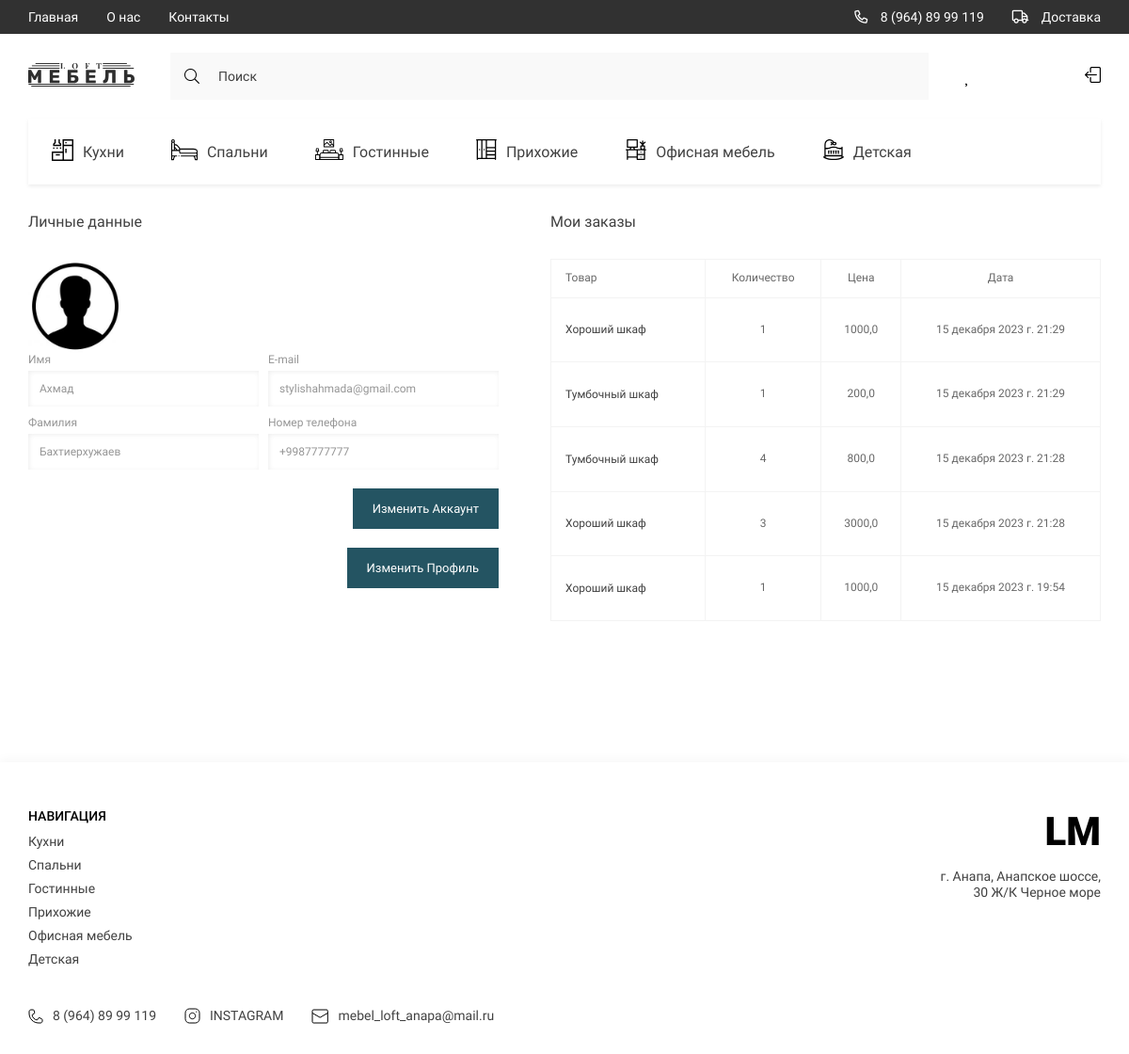
Screenshot of /profile/1 (signed in) with the database file from the repository.
### store/models.py (models this page shows, shortened)
class Category(models.Model):
    title = models.CharField(max_length=150, verbose_name='Название категории')
    slug = models.SlugField(unique=True, null=True)
    parent = models.ForeignKey('self', on_delete=models.CASCADE, null=True, blank=True, verbose_name='Категория',
                               related_name='subcategories')
    icon = models.FileField(upload_to='categories/', default='Нет фото', verbose_name='Изображение категорий')
    def get_absolute_url(self):
        return reverse('category_page', kwargs={'slug': self.slug})
    def get_image_category(self):
        if self.icon:
            return self.icon.url
        else:
            return ''
    class Meta:
        verbose_name = 'Категория'
        verbose_name_plural = 'Категории'

class Profile(models.Model):
    user = models.OneToOneField(User, on_delete=models.CASCADE)
    photo = models.ImageField(upload_to='profiles/', blank=True, null=True)
    phone_number = models.CharField(max_length=30, blank=True, null=True)
    def get_photo(self):
        try:
            return self.photo.url
        except:
            return ''
    class Meta:
        verbose_name = 'Профиль'
        verbose_name_plural = 'Профили'

class SaveOrderProducts(models.Model):
    order = models.ForeignKey(SaveOrder, on_delete=models.CASCADE, null=True, related_name='products')
    product = models.CharField(max_length=300, verbose_name='Продукт')
    quantity = models.IntegerField(default=0, verbose_name='Количество')
    product_price = models.FloatField(verbose_name='Цена продукта')
    final_price = models.FloatField(verbose_name='На сумму')
    added_at = models.DateTimeField(auto_now_add=True, verbose_name='Дата покупки')
    photo = models.ImageField(upload_to='images/', verbose_name='Фото товара')
    class Meta:
        verbose_name = 'История заказанного товара'
        verbose_name_plural = 'Истории заказаннфх товаров'

### store/views.py (the view)
# urls.py: path('profile/<int:pk>', profile_view, name='profile'),
def profile_view(request, pk):
    if request.user.is_authenticated:
        profile = Profile.objects.get(user_id=pk)
        user_orders = SaveOrderProducts.objects.filter(order__customer=request.user.customer).order_by('-added_at')[:5]
        context = {
            'title': f'Профиль пользователя : {profile.user.username}',
            'profile': profile,
            'user_orders':user_orders
        }
        return render(request, 'store/profile.html', context)
    else:
        return redirect('product_list')

### store/templatetags/store_tags.py (called while the page is built)
@register.simple_tag()
def get_categories():
    return Category.objects.filter(parent=None)

### store/templates/store/profile.html (shortened to what this page needs)
{% extends 'base.html' %}
{% load static %}
{% block main %}
<main class="main">
            <div class="profile">
                <div class="container">
                    <div class="profile__content">
                        <form class="profile__form">
                            <h2 class="profile__title">Личные данные</h2>
                                <img width="100px" height="100px" src="{{ profile.get_photo }}" alt="">
                            <div class="profile__form-grid">
                                <div class="input__title">
                                    <h2>Имя</h2>
                                    <p class="contact__section-input">{{ profile.user.first_name }}</p>
                                </div>
                                <div class="input__title">
                                    <h2>E-mail</h2>
                                    <p class="contact__section-input">{{ profile.user.email }}</p>
                                </div>
                                <div class="input__title">
                                    <h2>Фамилия</h2>
                                    <p class="contact__section-input">{{ profile.user.last_name }}</p>
                                </div>
                                <div class="input__title">
                                    <h2>Номер телефона</h2>
                                    <p class="contact__section-input">{{ profile.phone_number }}</p>
                                </div>
                            </div>
                            <a href="{% url 'change_account' %}" class="btn profile__btn">Изменить Аккаунт</a>
                            <a href="{% url 'change_profile' %}" class="btn profile__btn">Изменить Профиль</a>
                        </form>
                        <div class="profile__orders">
                            <h2 class="profile__title">Мои заказы</h2>
                            <table class="profile__table">
                                <tr>
                                    <td colspan="4">Товар</td>
                                    <td>Количество</td>
                                    <td>Цена</td>
                                    <td>Дата</td>
                                </tr>
                                {% for order in user_orders %}
                                <tr >
                                    <td colspan="4" class="profile__title-adaptive">
                                        <div class="tabel__item">
                                            <span>{{ order.product }}
                                                </span>
                                        </div>
                                    </td>
                                    <td class="profile__tabel-data">{{ order.quantity }}</td>
                                    <td class="profile__tabel-data">{{ order.final_price }}</td>
                                    <td class="profile__tabel-data">{{ order.added_at }}</td>
                                </tr>
                                {% endfor %}
                            </table>
                        </div>
                    </div>
                </div>
            </div>
        </main>
{% endblock main %}

### templates/components/_nav__catigories.html
{% load store_tags %}
{% get_categories as categories %}
{% load static %}
<ul class="header__list _categories">
    {% for category in categories %}
    <li>
        <a href="{{ category.get_absolute_url }}" class="header__list-links">
                                <span class="header__list-img">
                                    <img src="{{ category.get_image_category }}" alt="icons">
                                </span>
            {{category.title}}
        </a>
    </li>
    {% endfor %}
</ul>

### templates/components/_footer.html
{% load static %}
{% load store_tags %}
{% get_categories as categories %}
<footer class="footer">
        <div class="container">
            <div class="footer__content">
                <div class="footer__navigate">
                    <div class="footer__navigate-part">
                        <h2 class="footer__navigate-title">НАВИГАЦИЯ</h2>
                        {% for category in categories %}
                        <div class="footer__navigate-lists">
                            <ul class="footer__navigate-list">
                                <li><a href="{{ category.get_absolute_url }}" class="footer__navigate-links">{{category.title}}</a></li>
                            </ul>
                        </div>
                        {% endfor %}
                    </div>
                    <div class="footer__navigate-part _right">
                        <a href="./index.html" class="footer__logo">LM</a>
                        <p class="footer__adress">г. Анапа, Анапское шоссе, 30 Ж/К Черное море</p>
                    </div>
                </div>
                <div class="footer__social">
                    <ul class="footer__social-list">
                        <li>
                            <a href="tel:89648999119" class="footer__social-links">
                                <img src="{% static 'store/assets/icons/phone.svg' %}" alt="phone">
                                8 (964) 89 99 119
                            </a>
                        </li>
                        <li>
                            <a href="https://www.instagram.com/" target="_blank" class="footer__social-links">
                                <img src="{% static 'store/assets/icons/inst.svg' %}" alt="insta">
                                INSTAGRAM
                            </a>
                        </li>
                        <li>
                            <a href="mailto:mebel_loft_anapa@mail.ru" target="_blank" class="footer__social-links">
                                <img src="{% static 'store/assets/icons/mail.svg' %}" alt="mail">
                                mebel_loft_anapa@mail.ru
                            </a>
                        </li>
                    </ul>
                </div>
            </div>
        </div>
    </footer>

### rows the page displays
Category: get_image_category (picture), title "Кухни"
Category: get_image_category (picture), title "Спальни"
Category: get_image_category (picture), title "Гостинные"
Category: get_image_category (picture), title "Прихожие"
Category: get_image_category (picture), title "Офисная мебель"
Category: get_image_category (picture), title "Детская"
Profile: get_photo (picture), user.first_name "Ахмад", user.email "stylishahmada@gmail.com", user.last_name "Бахтиерхужаев", phone_number "+9987777777"
SaveOrderProducts: product "Хороший шкаф", quantity "1", final_price "1000,0", added_at "15 декабря 2023 г. 21:29"
SaveOrderProducts: product "Тумбочный шкаф", quantity "1", final_price "200,0", added_at "15 декабря 2023 г. 21:29"
SaveOrderProducts: product "Тумбочный шкаф", quantity "4", final_price "800,0", added_at "15 декабря 2023 г. 21:28"
SaveOrderProducts: product "Хороший шкаф", quantity "3", final_price "3000,0", added_at "15 декабря 2023 г. 21:28"
SaveOrderProducts: product "Хороший шкаф", quantity "1", final_price "1000,0", added_at "15 декабря 2023 г. 19:54"
